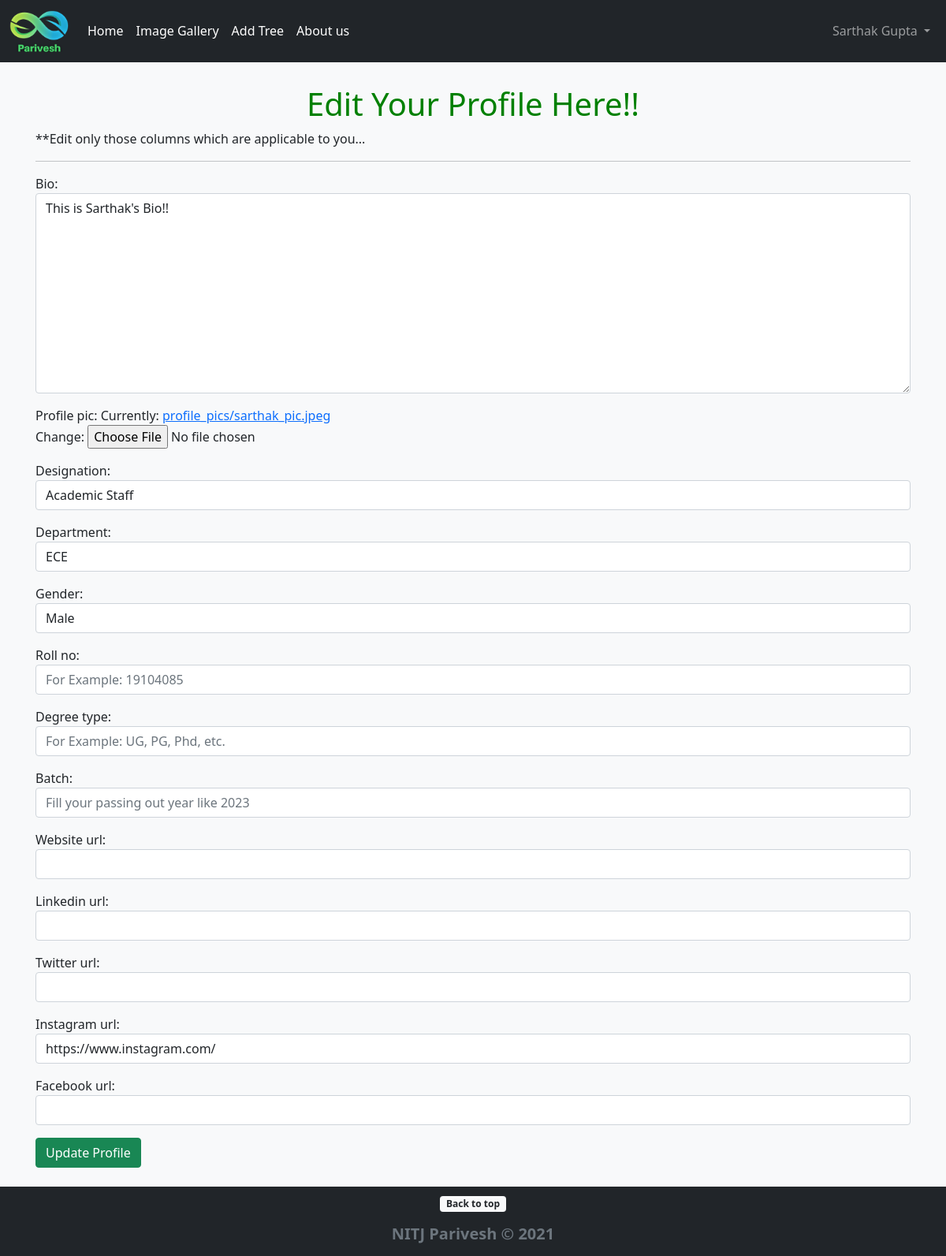
Screenshot of /Members/4/edit-profile-page (signed in) with the database file from the repository.
### PariveshApp/models.py (models this page shows, shortened)
class Profile(models.Model):
    user = models.OneToOneField(User, null=True, on_delete=models.CASCADE)
    bio = models.TextField()
    profile_pic = models.ImageField(default='default_profile_pic.jpg', upload_to="profile_pics")
    designation = models.CharField(max_length=255)
    department = models.CharField(max_length=255)
    gender = models.CharField(max_length=255)
    roll_no = models.CharField(max_length=255,null=True,blank=True)
    degree_type = models.CharField(max_length=255,null=True,blank=True)
    batch = models.CharField(max_length=255,null=True,blank=True)
    website_url = models.URLField(null=True, blank=True)
    facebook_url = models.URLField(null=True, blank=True)
    instagram_url = models.URLField(null=True, blank=True)
    linkedin_url = models.URLField(null=True, blank=True)
    twitter_url = models.URLField(null=True, blank=True)

### Members/views.py (the view)
# urls.py: path('<int:pk>/edit-profile-page',EditProfilePageView.as_view(), name="edit-profile-page"),
class EditProfilePageView(generic.UpdateView):
    model = Profile
    form_class = EditProfilePageForm
    template_name = 'registration/edit_profile_page.html'
    success_url = reverse_lazy('home')

### Members/templates/registration/edit_profile_page.html (shortened to what this page needs)
{% extends 'base.html' %}
{% block content %}
<div class="container">
    {% if user.is_authenticated %}
    {% if user.id == profile.user.id %}
        <h1 class="mt-5 text-center" style="color: green;">Edit Your Profile Here!!</h1>
        <p>**Edit only those columns which are applicable to you...</p>
        <hr/>
        <div class="form-group">
            <form method="POST" enctype="multipart/form-data">
                {{ form.as_p }}
                <button class="btn btn-success">Update Profile</button>
            </form>
        </div>
        <br/>
    {% else %}
        <h1 class="mt-5">Sorry :(</h1>
        <hr/>
        <h5>You're not allowed to edit others's profile page!</h5>
    {% endif %}
    {% else %}
        <h1 class="mt-5">Sorry :(</h1>
        <hr/>
        <h5>You're not logged-in to access this page!</h5>
    {% endif %}
</div>
{% endblock %}

### PariveshApp/templates/base.html (shortened to what this page needs)
<!doctype html>
<html lang="en" class="h-100">
{% load static %}
  <head>
<link rel="stylesheet" href="{% static 'css/bootstrap.min.css' %}">
    <link href="{% static 'css/sticky-footer-navbar.css' %}" rel="stylesheet">
    <link href="{% static 'css/headers.css' %}" rel="stylesheet">
  </head>
  <body class="d-flex flex-column h-100 bg-light">
  <header class="bg-dark text-white">
    <nav class="navbar navbar-expand-md navbar-dark fixed-top bg-dark">
      <div class="d-flex flex-wrap align-items-center justify-content-center justify-content-lg-start container-fluid">
          <a class="navbar-brand" href="/" style="font-weight: bold; color:greenyellow">
            <img src="{% static 'parivesh_icon.png' %}" alt="Parivesh Icon" width="75" class="d-inline-block align-text-center">
          </a>
          {% if user.is_authenticated %}
          <div class="collapse navbar-collapse" id="navbarSupportedContent">
            <ul class="nav col-12 col-lg-auto me-lg-auto mb-2 justify-content-center mb-md-0">
              <li class="nav-item">
                <a class="nav-link px-2 text-white" href="/">Home</a>
              </li>
              <li class="nav-item">
                <a class="nav-link px-2 text-white" href="{% url 'gallery' %}">Image Gallery</a>
              </li>
              <li class="nav-item">
                <a class="nav-link px-2 text-white" href="{% url 'add-plant' %}">Add Tree</a>
              </li>
              <li class="nav-item">
                <a class="nav-link px-2 text-white" href="{% url 'about-us' %}">About us</a>
              </li>
          </ul>
              <div class="text-end">
                <ul class="navbar-nav ml-auto">
                  <li class="nav-item dropdown">
                    <a class="nav-link dropdown-toggle" href="#" id="navbarDropdown" role="button" data-bs-toggle="dropdown" aria-expanded="false">
                      {{user.first_name}} {{user.last_name}}
                    </a>
                  </li>
                </ul>
              </div>
            </div>
            {% endif %}
    </nav>
  </header>
<main class="flex-shrink-0">
  {% block content %}
  {% endblock %}
</main>
<footer class="footer mt-auto py-2 bg-dark">
  <div class="container text-center">
    <p><a href="#"><span class="badge bg-light text-dark">Back to top</span></a></p>
    <span class="text-muted">
      <h5><strong>NITJ Parivesh &copy; 2021</strong></h5>
    </span>
  </div>
</footer>
  </body>
</html>

### PariveshApp/static/css/sticky-footer-navbar.css (style rules this page uses)
main > .container { padding: 60px 15px 0; }

### PariveshApp/static/css/headers.css (style rules this page uses)
.dropdown-toggle { outline: 0; }

### rows the page displays
Profile: bio "This is Sarthak's Bio!!", designation "Academic Staff", department "ECE", gender "Male", instagram_url "https://www.instagram.com/"

### other values shown
{{ user.first_name }} "Sarthak"
{{ user.last_name }} "Gupta"
